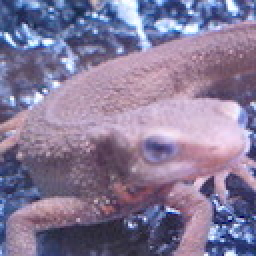
#> input picture Question_41_50/imori.jpg, 128 x 128 px, found by its file name (shown 2 times larger)
$ python answer_42.py   (older library calls are emulated)
#> lines starting #> are read from the running program, lines starting #| are printed output that depends on the picture; after the words box and inside, x2 and y2 are one past the last pixel; in counts of white or black regions, pixels touching at a corner belong together
import cv2
import numpy as np
import matplotlib.pyplot as plt

def Canny_step2(img):

	# Gray scale
	def BGR2GRAY(img):
		b = img[:, :, 0].copy()
		g = img[:, :, 1].copy()
		r = img[:, :, 2].copy()

		# Gray scale
		out = 0.2126 * r + 0.7152 * g + 0.0722 * b
		out = out.astype(np.uint8)

		return out


	# Gaussian filter for grayscale
	def gaussian_filter(img, K_size=3, sigma=1.3):

		if len(img.shape) == 3:
			H, W, C = img.shape
		else:
			img = np.expand_dims(img, axis=-1)
			H, W, C = img.shape

		## Zero padding
		pad = K_size // 2
		out = np.zeros([H + pad * 2, W + pad * 2, C], dtype=np.float)
		out[pad: pad + H, pad: pad + W] = img.copy().astype(np.float)

		## prepare Kernel
		K = np.zeros((K_size, K_size), dtype=np.float)
		for x in range(-pad, -pad + K_size):
			for y in range(-pad, -pad + K_size):
				K[y+pad, x+pad] = np.exp( -(x ** 2 + y ** 2) / (2 * (sigma ** 2)))
		K /= (sigma * np.sqrt(2 * np.pi))
		K /= K.sum()

		tmp = out.copy()

		# filtering
		for y in range(H):
			for x in range(W):
				for c in range(C):
					out[pad + y, pad + x, c] = np.sum(K * tmp[y: y + K_size, x: x + K_size, c])

		out = out[pad: pad + H, pad: pad + W].astype(np.uint8)
		out = out[..., 0]

		return out


	# sobel filter
	def sobel_filter(img, K_size=3):
		H, W = img.shape

		# Zero padding
		pad = K_size // 2
		out = np.zeros((H + pad * 2, W + pad * 2), dtype=np.float)
		out[pad: pad + H, pad: pad + W] = gray.copy().astype(np.float)
		tmp = out.copy()

		out_v = out.copy()
		out_h = out.copy()

		## Sobel vertical
		Kv = [[1., 2., 1.],[0., 0., 0.], [-1., -2., -1.]]
		## Sobel horizontal
		Kh = [[1., 0., -1.],[2., 0., -2.],[1., 0., -1.]]

		# filtering
		for y in range(H):
			for x in range(W):
				out_v[pad + y, pad + x] = np.sum(Kv * (tmp[y: y + K_size, x: x + K_size]))
				out_h[pad + y, pad + x] = np.sum(Kh * (tmp[y: y + K_size, x: x + K_size]))

		out_v = np.clip(out_v, 0, 255)
		out_h = np.clip(out_h, 0, 255)

		out_v = out_v[pad: pad + H, pad: pad + W].astype(np.uint8)
		out_h = out_h[pad: pad + H, pad: pad + W].astype(np.uint8)

		return out_v, out_h


	def get_edge_tan(fx, fy):
		# get edge strength
		edge = np.sqrt(np.power(fx.astype(np.float32), 2) + np.power(fy.astype(np.float32), 2))
		edge = np.clip(edge, 0, 255)

		fx = np.maximum(fx, 1e-5)
		#fx[np.abs(fx) <= 1e-5] = 1e-5

		# get edge angle
		tan = np.arctan(fy / fx)

		return edge, tan


	def angle_quantization(tan):
		angle = np.zeros_like(tan, dtype=np.uint8)
		angle[np.where((tan > -0.4142) & (tan <= 0.4142))] = 0
		angle[np.where((tan > 0.4142) & (tan < 2.4142))] = 45
		angle[np.where((tan >= 2.4142) | (tan <= -2.4142))] = 95
		angle[np.where((tan > -2.4142) & (tan <= -0.4142))] = 135

		return angle


	def non_maximum_suppression(angle, edge):
		H, W = angle.shape

		for y in range(H):
			for x in range(W):
					if angle[y, x] == 0:
							dx1, dy1, dx2, dy2 = -1, 0, 1, 0
					elif angle[y, x] == 45:
							dx1, dy1, dx2, dy2 = -1, 1, 1, -1
					elif angle[y, x] == 90:
							dx1, dy1, dx2, dy2 = 0, -1, 0, 1
					elif angle[y, x] == 135:
							dx1, dy1, dx2, dy2 = -1, -1, 1, 1
					if x == 0:
							dx1 = max(dx1, 0)
							dx2 = max(dx2, 0)
					if x == W-1:
							dx1 = min(dx1, 0)
							dx2 = min(dx2, 0)
					if y == 0:
							dy1 = max(dy1, 0)
							dy2 = max(dy2, 0)
					if y == H-1:
							dy1 = min(dy1, 0)
							dy2 = min(dy2, 0)
					if max(max(edge[y, x], edge[y+dy1, x+dx1]), edge[y+dy2, x+dx2]) != edge[y, x]:
							edge[y, x] = 0

		return edge

	# grayscale
	gray = BGR2GRAY(img)

	# gaussian filtering
	gaussian = gaussian_filter(gray, K_size=5, sigma=1.4)

	# sobel filtering
	fy, fx = sobel_filter(gaussian, K_size=3)

	# get edge strength, angle
	edge, tan = get_edge_tan(fx, fy)

	# angle quantization
	angle = angle_quantization(tan)

	# non maximum suppression
	edge = non_maximum_suppression(angle, edge)

	return edge


# Read image
img = cv2.imread("imori.jpg").astype(np.float32)

# Canny (step2)
edge = Canny_step2(img)
#> in BGR2GRAY, `b = img[:, :, 0].copy()`:
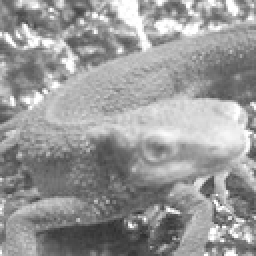
#> b: shape (128, 128) float32 (shown 2 times larger); min 46, max 255, mean 152.8
#> in BGR2GRAY, `r = img[:, :, 2].copy()`:
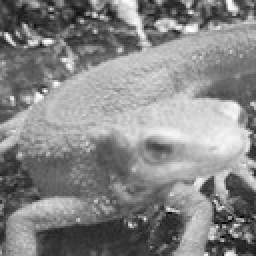
#> r: shape (128, 128) float32 (shown 2 times larger); min 0, max 255, mean 134.1
#> after the loop in gaussian_filter, `for y in range(H):`:
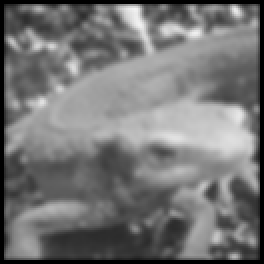
#> out: shape (132, 132, 1) float64 (shown 2 times larger); min 0, max 243.3, mean 117.2
#> after the loop in sobel_filter, `for y in range(H):`:
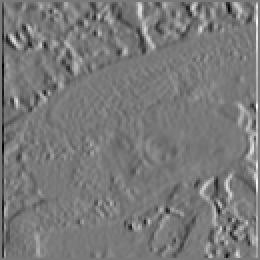
#> out_h: shape (130, 130) float64 (shown 2 times larger); min -707, max 775, mean 0.2; drawn with min black and max white
#> after the loop in sobel_filter, `for y in range(H):`:
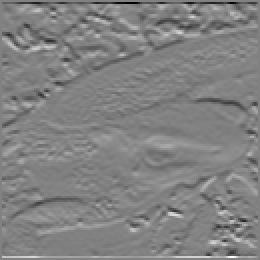
#> out_v: shape (130, 130) float64 (shown 2 times larger); min -997, max 962, mean 0.9; drawn with min black and max white
#> in Canny_step2, `angle = angle_quantization(tan)`:
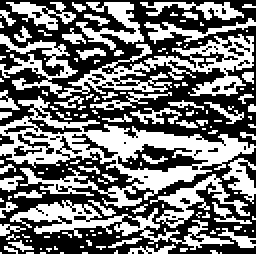
#> angle: shape (128, 128) (shown 2 times larger); values 0 (black) and 45 (white), 46.1% white; 140 white regions (104 under 20 px), largest, box (x1, y1, x2, y2) and area: (0, 48, 128, 104) 2154, (0, 17, 127, 49) 1423, (5, 100, 117, 125) 732
#> after the loop in non_maximum_suppression, `for y in range(H):`:
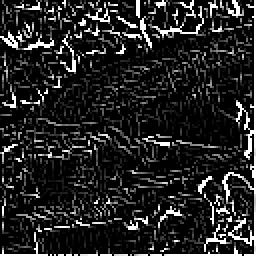
#> edge: shape (128, 128) float32 (shown 2 times larger); min 0, max 255, mean 36.7

out = edge.astype(np.uint8)
#> out: shape (128, 128)

# Save result
cv2.imwrite("out.jpg", out)
cv2.imshow("result", out)
cv2.waitKey(0)
cv2.destroyAllWindows()

$ run again, with Question_41_50/answer_41_1.jpg copied over Question_41_50/imori.jpg
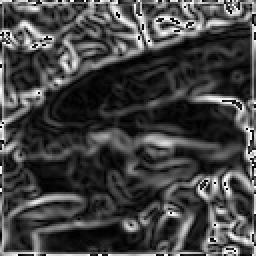
#> input picture Question_41_50/answer_41_1.jpg, 128 x 128 px, found by its file name (shown 2 times larger)
#> in Canny_step2, `angle = angle_quantization(tan)`:
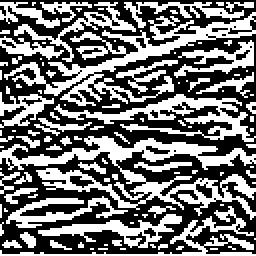
#> angle: shape (128, 128) (shown 2 times larger); values 0 (black) and 45 (white), 45.1% white; 105 white regions (77 under 20 px), largest, box (x1, y1, x2, y2) and area: (0, 68, 128, 110) 1594, (2, 6, 128, 53) 1297, (27, 47, 128, 71) 710
#> after the loop in non_maximum_suppression, `for y in range(H):`:
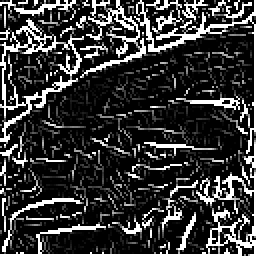
#> edge: shape (128, 128) float32 (shown 2 times larger); min 0, max 255, mean 56
